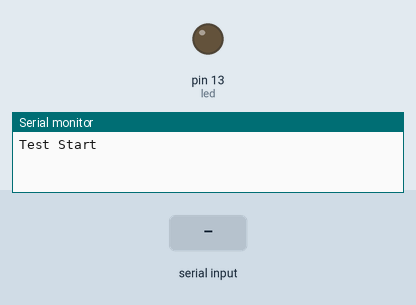
The sketch below on a simulated Arduino Mega 2560, built with avr-gcc and run on an emulated ATmega2560. Parts: output pins drawn as LEDs (lit = HIGH), the last lines printed to the serial monitor. The inputs (shaded band) are chosen by the test bench.

Above: at 2.2 s.
2.3 s: "F" received over the second serial link
At 3.0 s:
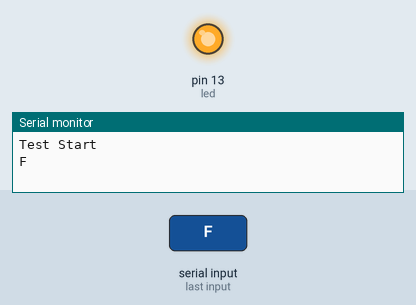
3.8 s: "B" received over the second serial link
At 4.2 s:
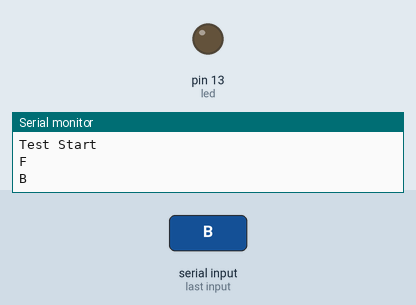
Timing chart, 0 to 6.8 s (numbered marks = the images above; inputs shaded):
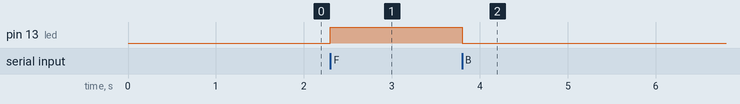

The sketch:

Deu_Bluetooth.ino
```cpp
#define HC06 Serial3
int led = 13;

void setup()
{
  delay(1000);
  Serial.begin(9600);
  Serial3.begin(9600);
  pinMode(led, OUTPUT);

  Serial.write("\nTest Start\n");
}

void loop()
{
  if(Serial3.available())
  {
    char data = Serial3.read();
    //Serial.write(data);
    Serial3.write(data);
    switch(data)
      {
        case 'F': digitalWrite(led, HIGH);break;
        case 'B': digitalWrite(led, LOW);break;
        default : break;
      }
      Serial.println(data);
  }
  //else Serial.println("Serious trouble");
  //delay(50);
}
```

Measured:
- after the input at 2.3 s, pin 13 (led): LOW → HIGH at once
- after the input at 3.8 s, pin 13 (led): HIGH → LOW at once
